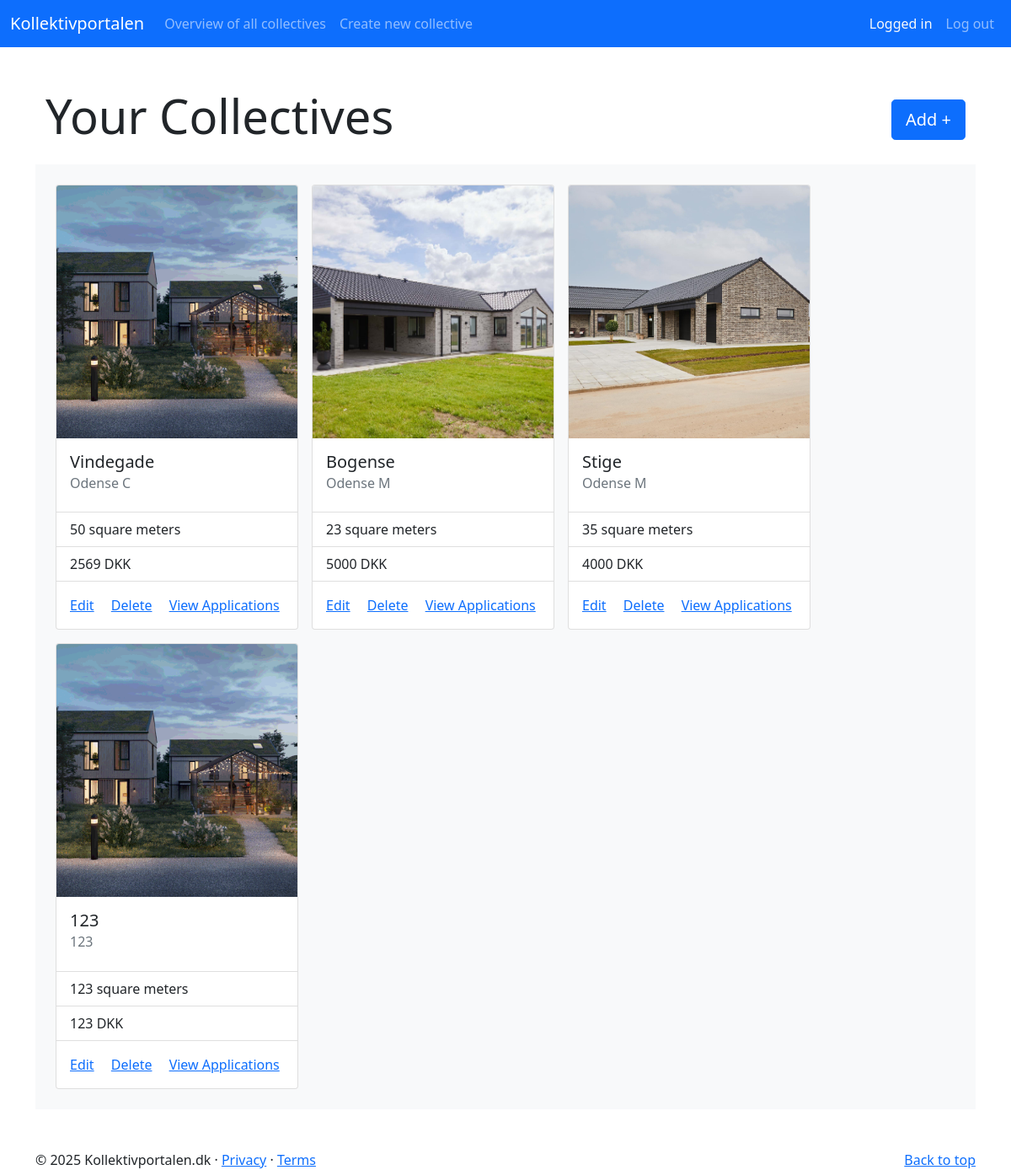
/provider (signed in), run on an earlier commit of the app's database.
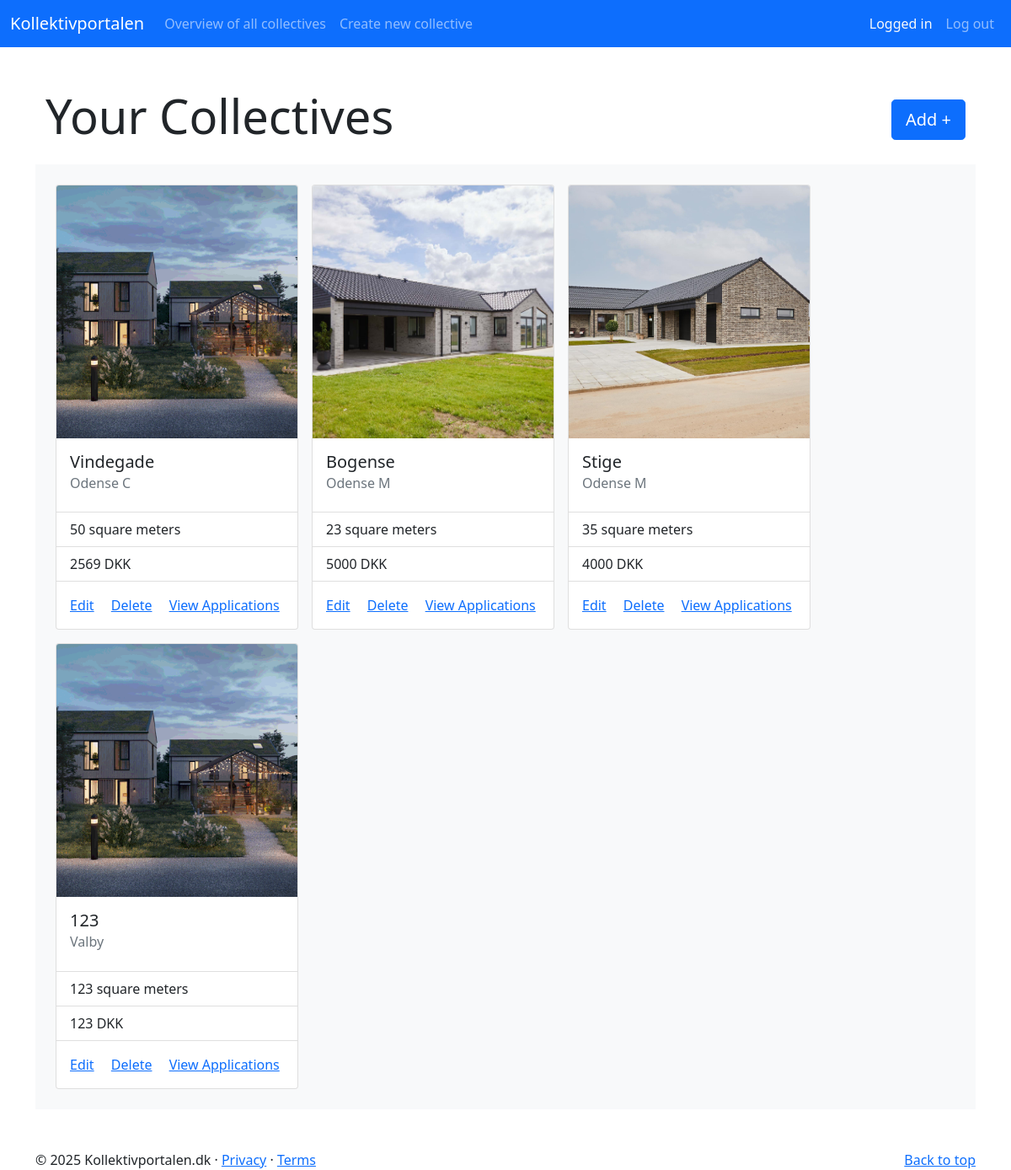
And on a later commit of the database.
### app/__init__.py (models this page shows, shortened)
class Collective(db.Model):
    __tablename__ = 'collectives'
    id = db.Column(db.Integer, primary_key=True)
    submitter_id = db.Column(db.Integer, db.ForeignKey('users.id'), nullable=False)
    city = db.Column(db.String(80))
    street = db.Column(db.String(80))
    roomsize = db.Column(db.Integer())
    price = db.Column(db.Integer())
    description = db.Column(db.String(500))
    image = db.Column(db.String(500))
    user = db.relationship("User", back_populates="collectives")
    applications = db.relationship("Application", back_populates="collective")
    @staticmethod
    def get_by_submitter(user_id):
        return Collective.query.filter_by(submitter_id=user_id).all()

### app/__init__.py (the view)
@app.route("/provider",methods=["GET","POST"])
@login_required
@provider_permission.require()
def provider():
    collective_entries = Collective.get_by_submitter(current_user.id)
    return render_template("provider.html", collective_entries=collective_entries)

### app/__init__.py (called while the page is built)
@login_manager.user_loader
def load_user_from_id(id):
    return User.get_by_id(id)

    @staticmethod
    def get_by_id(id):
      return User.query.filter_by(id=id).first()

### app/templates/provider.html
{% extends 'base.html' %}
{% block body%}
<section class="h-100 container">
  <div class="container">
     <div class="row mb-3 mt-5">
        <div class="col-6">
            <h1 class="display-4">
                Your Collectives</a>
            </h1>
        </div>
        {% if collective_entries %}
         <div class="col-6 d-flex align-items-center justify-content-end">
            <a class="btn btn-primary btn-lg" href="#" role="button">Add +</a>
        </div>
        {% endif %}
     </div>
  </div>
   {% if not collective_entries %}
    <div class="container-fluid">
        <p class="lead">You haven't submitted any collectives. Submit a new collective <a href="{{ url_for('new_collective') }}">here</a></p>
    </div>
    {% else %}
  <div class="d-flex align-items-start flex-wrap p-3 bg-light">
    {% for entry in collective_entries %}
    <div class="card mx-2 my-2" style="width: 18rem;">
      <img class="card-img-top collectiveimage" src="{{ url_for('static', filename='images/' ~ entry.image) }}" alt="Image of a collective">
      <div class="card-body">
        <h5 class="card-title">{{ entry.street }}</h5>
        <h6 class="card-subtitle mb-2 text-muted">{{ entry.city }}</h6>
      </div>
      <ul class="list-group list-group-flush">
        <li class="list-group-item">{{ entry.roomsize }} square meters</li>
        <li class="list-group-item">{{ entry.price }} DKK</li>
      </ul>
      <div class="card-body">
        <a href="#" class="card-link">Edit</a>
        <a href="#" class="card-link">Delete</a>
        <a href="#" class="card-link">View Applications</a>
      </div>
    </div>
    {% endfor %}
  </div>
  {% endif %}
</section>
{% endblock body%}

What changed in the data, as far as the page shows it:
changed Collective: city "123" → "Valby"
